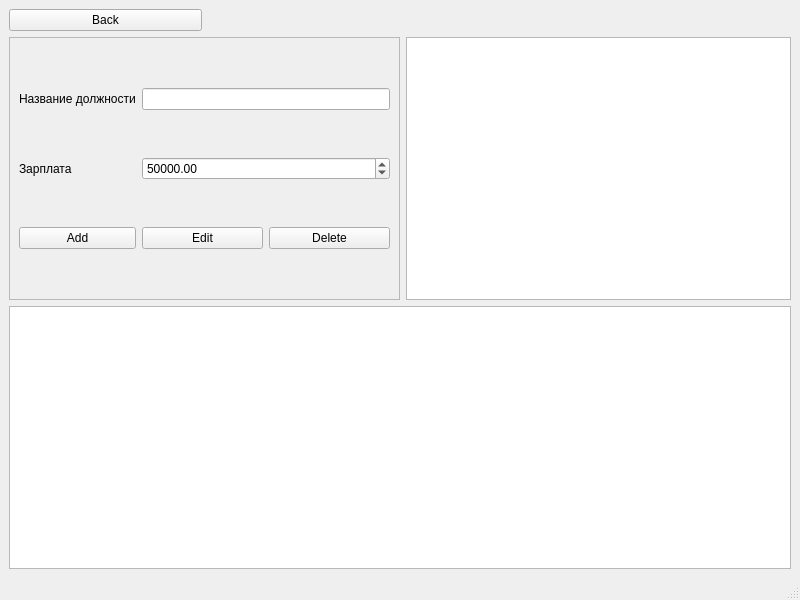
<?xml version="1.0" encoding="UTF-8"?>
<ui version="4.0">
 <class>PositionWindow</class>
 <widget class="QMainWindow" name="PositionWindow">
  <property name="geometry">
   <rect>
    <x>0</x>
    <y>0</y>
    <width>800</width>
    <height>600</height>
   </rect>
  </property>
  <property name="windowTitle">
   <string>Должности</string>
  </property>
  <widget class="QWidget" name="centralwidget">
   <layout class="QGridLayout" name="gridLayout_2">
    <item row="0" column="0">
     <widget class="QPushButton" name="btnBack">
      <property name="text">
       <string>Back</string>
      </property>
     </widget>
    </item>
    <item row="0" column="1" colspan="3">
     <spacer name="horizontalSpacer">
      <property name="orientation">
       <enum>Qt::Horizontal</enum>
      </property>
      <property name="sizeHint" stdset="0">
       <size>
        <width>40</width>
        <height>20</height>
       </size>
      </property>
     </spacer>
    </item>
    <item row="1" column="0" colspan="2">
     <widget class="QFrame" name="frame">
      <property name="frameShape">
       <enum>QFrame::StyledPanel</enum>
      </property>
      <property name="frameShadow">
       <enum>QFrame::Raised</enum>
      </property>
      <layout class="QGridLayout" name="gridLayout">
       <item row="0" column="0">
        <widget class="QLabel" name="labelPositionName">
         <property name="text">
          <string>Название должности</string>
         </property>
        </widget>
       </item>
       <item row="0" column="1">
        <widget class="QLineEdit" name="lePositionName"/>
       </item>
       <item row="1" column="0">
        <widget class="QLabel" name="labelSalary">
         <property name="text">
          <string>Зарплата</string>
         </property>
        </widget>
       </item>
       <item row="1" column="1">
        <widget class="QDoubleSpinBox" name="dsbSalary">
         <property name="minimum">
          <double>0.000000000000000</double>
         </property>
         <property name="maximum">
          <double>1000000.000000000000000</double>
         </property>
         <property name="singleStep">
          <double>1000.000000000000000</double>
         </property>
         <property name="value">
          <double>50000.000000000000000</double>
         </property>
        </widget>
       </item>
       <item row="2" column="0">
        <widget class="QPushButton" name="btnAdd">
         <property name="text">
          <string>Add</string>
         </property>
        </widget>
       </item>
       <item row="2" column="1">
        <layout class="QHBoxLayout" name="horizontalLayout">
         <item>
          <widget class="QPushButton" name="btnEdit">
           <property name="text">
            <string>Edit</string>
           </property>
          </widget>
         </item>
         <item>
          <widget class="QPushButton" name="btnDelete">
           <property name="text">
            <string>Delete</string>
           </property>
          </widget>
         </item>
        </layout>
       </item>
      </layout>
     </widget>
    </item>
    <item row="1" column="2" colspan="2">
     <widget class="QTableWidget" name="tableWidget"/>
    </item>
    <item row="2" column="0" colspan="4">
     <widget class="QTextEdit" name="teResult">
      <property name="readOnly">
       <bool>true</bool>
      </property>
     </widget>
    </item>
   </layout>
  </widget>
  <widget class="QMenuBar" name="menubar"/>
  <widget class="QStatusBar" name="statusbar"/>
 </widget>
 <resources/>
 <connections/>
</ui>
